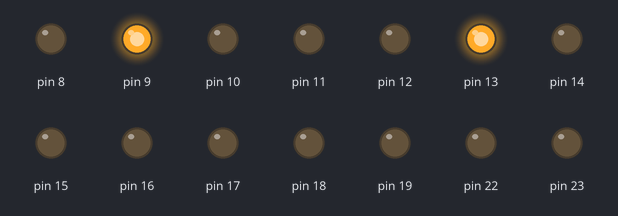
Simulated run of this sketch. Board: Arduino Uno, built with avr-gcc and run on an emulated ATmega328P. On the bench: output pins drawn as LEDs (lit = HIGH). What the sketch prints to the serial monitor is not drawn.

Above: at 0.5 s.
At 2.5 s:
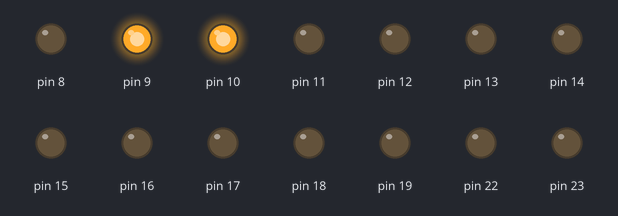
At 3.5 s:
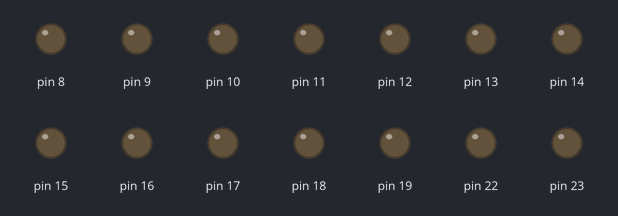
At 4.5 s:
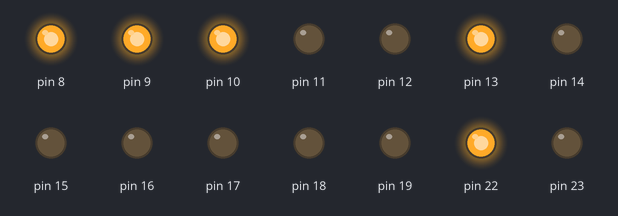
At 7.37 s:
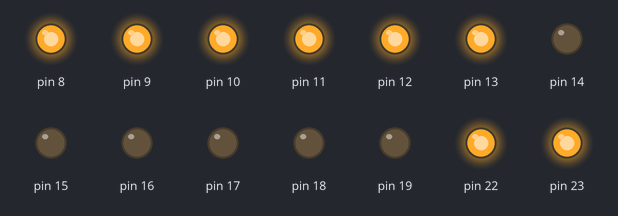
At 10.5 s:
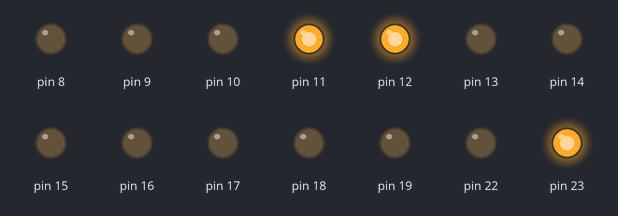
Timing chart, 0 to 11.7 s (numbered marks = the images above):
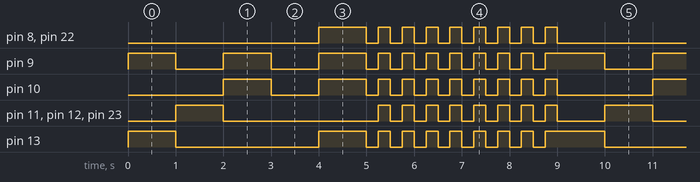

Measured:
- by itself, pin 8, pin 22: repeats every 9.0 s: 8 × (LOW 0.25 s, HIGH 0.25 s), LOW 4.0 s, HIGH 1.0 s
- by itself, pin 9: repeats every 9.0 s: 2 × (LOW 1.0 s, HIGH 1.0 s), 7 × (LOW 0.25 s, HIGH 0.25 s), LOW 0.25 s, HIGH 1.3 s
- by itself, pin 10: repeats every 9.0 s: LOW 1.0 s, HIGH 1.0 s, 8 × (LOW 0.25 s, HIGH 0.25 s), LOW 2.0 s, HIGH 1.0 s
- by itself, pin 11, pin 12, pin 23: repeats every 9.0 s: LOW 3.3 s, 7 × (HIGH 0.25 s, LOW 0.25 s), HIGH 0.25 s, LOW 1.0 s, HIGH 1.0 s
- by itself, pin 13: repeats every 9.0 s: LOW 3.0 s, HIGH 1.0 s, 7 × (LOW 0.25 s, HIGH 0.25 s), LOW 0.25 s, HIGH 1.3 s

The sketch:

uart_diag.ino
```cpp
void setup() {
  //Serial.begin(9600);
  Serial.begin(19200);
  DDRC = DDRC | B00111111;
  DDRB = 0xff;
  UBRR0H = B00000000;
  UBRR0L = B01100111;


}

void loop() {

  //page 181


  PORTB = UCSR0A;
  delay(1000);
  PORTB = UCSR0B;
  delay(1000);
  PORTB = UCSR0C;
  delay(1000);
  PORTB = UBRR0H;
  delay(1000);
  PORTB = UBRR0L;
  delay(1000);

  for (unsigned char i=0; i< 8; ++i) {
    PORTB = 0;
    delay(250);
    PORTB = 0xff;
    delay(250);
    Serial.write('a');
  }


}
```
